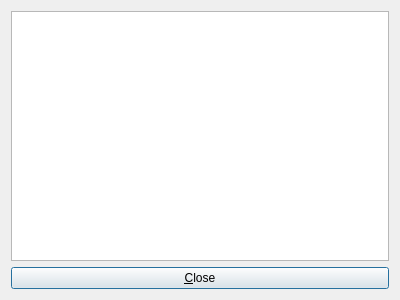
<?xml version="1.0" encoding="UTF-8"?>
<ui version="4.0">
 <class>StreamDataDialog</class>
 <widget class="QDialog" name="StreamDataDialog">
  <property name="windowModality">
   <enum>Qt::WindowModal</enum>
  </property>
  <property name="geometry">
   <rect>
    <x>0</x>
    <y>0</y>
    <width>400</width>
    <height>300</height>
   </rect>
  </property>
  <property name="windowTitle">
   <string>Stream data</string>
  </property>
  <layout class="QVBoxLayout" name="verticalLayout_2">
   <item>
    <layout class="QVBoxLayout" name="verticalLayout">
     <item>
      <widget class="QPlainTextEdit" name="uiStreamData">
       <property name="readOnly">
        <bool>true</bool>
       </property>
      </widget>
     </item>
     <item>
      <widget class="QPushButton" name="uiCloseBtn">
       <property name="sizePolicy">
        <sizepolicy hsizetype="Minimum" vsizetype="Preferred">
         <horstretch>0</horstretch>
         <verstretch>0</verstretch>
        </sizepolicy>
       </property>
       <property name="text">
        <string>&amp;Close</string>
       </property>
      </widget>
     </item>
    </layout>
   </item>
  </layout>
 </widget>
 <resources/>
 <connections/>
</ui>
